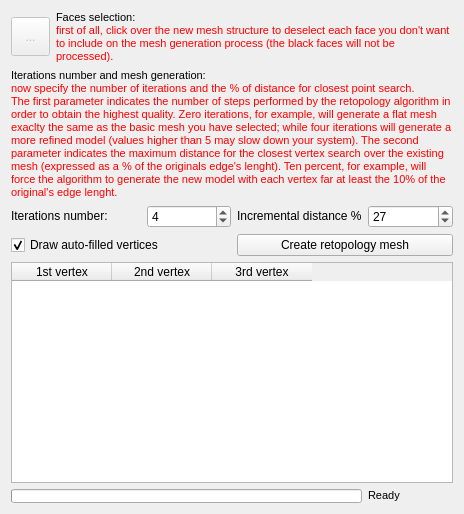
     <widget class="QWidget" name="pageFaceSelect" >
      <property name="geometry" >
       <rect>
        <x>0</x>
        <y>0</y>
        <width>464</width>
        <height>514</height>
       </rect>
      </property>
      <attribute name="label" >
       <string>3 - Mesh generation</string>
      </attribute>
      <layout class="QGridLayout" name="gridLayout" >
       <item row="0" column="0" >
        <widget class="QToolButton" name="ButtonConnectVertex_6" >
         <property name="enabled" >
          <bool>false</bool>
         </property>
         <property name="minimumSize" >
          <size>
           <width>39</width>
           <height>39</height>
          </size>
         </property>
         <property name="toolTip" >
          <string>&lt;!DOCTYPE HTML PUBLIC "-//W3C//DTD HTML 4.0//EN" "http://www.w3.org/TR/REC-html40/strict.dtd">
&lt;html>&lt;head>&lt;meta name="qrichtext" content="1" />&lt;style type="text/css">
p, li { white-space: pre-wrap; }
&lt;/style>&lt;/head>&lt;body style=" font-family:'MS Shell Dlg 2'; font-size:9pt; font-weight:400; font-style:normal;">
&lt;p style=" margin-top:0px; margin-bottom:0px; margin-left:0px; margin-right:0px; -qt-block-indent:0; text-indent:0px; font-size:8pt;">Select a vertex and then edit its position by dragging it over the original mesh&lt;/p>&lt;/body>&lt;/html></string>
         </property>
         <property name="text" >
          <string>...</string>
         </property>
         <property name="icon" >
          <iconset>
           <normaloff>://images/3-Face_Select.png</normaloff>://images/3-Face_Select.png</iconset>
         </property>
         <property name="iconSize" >
          <size>
           <width>24</width>
           <height>24</height>
          </size>
         </property>
         <property name="checked" >
          <bool>false</bool>
         </property>
         <property name="autoExclusive" >
          <bool>true</bool>
         </property>
        </widget>
       </item>
       <item row="0" column="1" colspan="4" >
        <widget class="QLabel" name="label_17" >
         <property name="text" >
          <string>&lt;!DOCTYPE HTML PUBLIC "-//W3C//DTD HTML 4.0//EN" "http://www.w3.org/TR/REC-html40/strict.dtd">
&lt;html>&lt;head>&lt;meta name="qrichtext" content="1" />&lt;style type="text/css">
p, li { white-space: pre-wrap; }
&lt;/style>&lt;/head>&lt;body style=" font-family:'MS Shell Dlg 2'; font-size:9pt; font-weight:400; font-style:normal;">
&lt;p style=" margin-top:0px; margin-bottom:0px; margin-left:0px; margin-right:0px; -qt-block-indent:0; text-indent:0px; font-size:8pt;">&lt;span style=" color:#000000;">Faces selection:&lt;/span>&lt;/p>
&lt;p style=" margin-top:0px; margin-bottom:0px; margin-left:0px; margin-right:0px; -qt-block-indent:0; text-indent:0px; font-size:8pt; color:#ff0000;">first of all, click over the new mesh structure to deselect each face you don't want to include on the mesh generation process (the black faces will not be processed).&lt;/p>&lt;/body>&lt;/html></string>
         </property>
         <property name="wordWrap" >
          <bool>true</bool>
         </property>
        </widget>
       </item>
       <item row="1" column="0" colspan="5" >
        <widget class="QLabel" name="label_18" >
         <property name="text" >
          <string>&lt;!DOCTYPE HTML PUBLIC "-//W3C//DTD HTML 4.0//EN" "http://www.w3.org/TR/REC-html40/strict.dtd">
&lt;html>&lt;head>&lt;meta name="qrichtext" content="1" />&lt;style type="text/css">
p, li { white-space: pre-wrap; }
&lt;/style>&lt;/head>&lt;body style=" font-family:'MS Shell Dlg 2'; font-size:9pt; font-weight:400; font-style:normal;">
&lt;p style=" margin-top:0px; margin-bottom:0px; margin-left:0px; margin-right:0px; -qt-block-indent:0; text-indent:0px; font-size:8pt;">&lt;span style=" color:#000000;">Iterations number and mesh generation:&lt;/span>&lt;/p>
&lt;p style=" margin-top:0px; margin-bottom:0px; margin-left:0px; margin-right:0px; -qt-block-indent:0; text-indent:0px; font-size:8pt; color:#ff0000;">now specify the number of iterations and the % of distance for closest point search. &lt;/p>
&lt;p style=" margin-top:0px; margin-bottom:0px; margin-left:0px; margin-right:0px; -qt-block-indent:0; text-indent:0px; font-size:8pt; color:#ff0000;">The first parameter indicates the number of steps performed by the retopology algorithm in order to obtain the highest quality. Zero iterations, for example, will generate a flat mesh exaclty the same as the basic mesh you have selected; while four iterations will generate a more refined model (values higher than 5 may slow down your system). The second parameter indicates the maximum distance for the closest vertex search over the existing mesh (expressed as a % of the originals edge's lenght). Ten percent, for example, will force the algorithm to generate the new model with each vertex far at least the 10% of the original's edge lenght.&lt;/p>&lt;/body>&lt;/html></string>
         </property>
         <property name="wordWrap" >
          <bool>true</bool>
         </property>
        </widget>
       </item>
       <item row="2" column="0" colspan="2" >
        <widget class="QLabel" name="label_19" >
         <property name="text" >
          <string>&lt;!DOCTYPE HTML PUBLIC "-//W3C//DTD HTML 4.0//EN" "http://www.w3.org/TR/REC-html40/strict.dtd">
&lt;html>&lt;head>&lt;meta name="qrichtext" content="1" />&lt;style type="text/css">
p, li { white-space: pre-wrap; }
&lt;/style>&lt;/head>&lt;body style=" font-family:'MS Shell Dlg 2'; font-size:9pt; font-weight:400; font-style:normal;">
&lt;p style=" margin-top:0px; margin-bottom:0px; margin-left:0px; margin-right:0px; -qt-block-indent:0; text-indent:0px; font-size:8pt;">&lt;span style=" font-size:9pt; color:#000000;">Iterations number:&lt;/span>&lt;/p>&lt;/body>&lt;/html></string>
         </property>
        </widget>
       </item>
       <item row="2" column="2" >
        <widget class="QSpinBox" name="TextEditIterations" >
         <property name="maximum" >
          <number>10</number>
         </property>
         <property name="value" >
          <number>4</number>
         </property>
        </widget>
       </item>
       <item row="2" column="3" >
        <widget class="QLabel" name="label" >
         <property name="text" >
          <string>&lt;!DOCTYPE HTML PUBLIC "-//W3C//DTD HTML 4.0//EN" "http://www.w3.org/TR/REC-html40/strict.dtd">
&lt;html>&lt;head>&lt;meta name="qrichtext" content="1" />&lt;style type="text/css">
p, li { white-space: pre-wrap; }
&lt;/style>&lt;/head>&lt;body style=" font-family:'MS Shell Dlg 2'; font-size:9pt; font-weight:400; font-style:normal;">
&lt;p style=" margin-top:0px; margin-bottom:0px; margin-left:0px; margin-right:0px; -qt-block-indent:0; text-indent:0px;">Incremental distance %&lt;/p>&lt;/body>&lt;/html></string>
         </property>
        </widget>
       </item>
       <item row="2" column="4" >
        <widget class="QSpinBox" name="TextEditIterations_2" >
         <property name="minimum" >
          <number>1</number>
         </property>
         <property name="maximum" >
          <number>100</number>
         </property>
         <property name="value" >
          <number>27</number>
         </property>
        </widget>
       </item>
       <item row="3" column="0" colspan="3" >
        <widget class="QCheckBox" name="checkBox" >
         <property name="text" >
          <string>Draw auto-filled vertices</string>
         </property>
         <property name="checked" >
          <bool>true</bool>
         </property>
        </widget>
       </item>
       <item row="3" column="3" colspan="2" >
        <widget class="QPushButton" name="ButtonMeshCreate" >
         <property name="toolTip" >
          <string>&lt;!DOCTYPE HTML PUBLIC "-//W3C//DTD HTML 4.0//EN" "http://www.w3.org/TR/REC-html40/strict.dtd">
&lt;html>&lt;head>&lt;meta name="qrichtext" content="1" />&lt;style type="text/css">
p, li { white-space: pre-wrap; }
&lt;/style>&lt;/head>&lt;body style=" font-family:'MS Shell Dlg 2'; font-size:9pt; font-weight:400; font-style:normal;">
&lt;p style=" margin-top:0px; margin-bottom:0px; margin-left:0px; margin-right:0px; -qt-block-indent:0; text-indent:0px;">Creates the retpologized mesh as a new document layer&lt;/p>&lt;/body>&lt;/html></string>
         </property>
         <property name="text" >
          <string>Create retopology mesh</string>
         </property>
        </widget>
       </item>
       <item row="4" column="0" colspan="5" >
        <widget class="QTableWidget" name="Ftable" >
         <property name="frameShadow" >
          <enum>QFrame::Plain</enum>
         </property>
         <property name="columnCount" >
          <number>3</number>
         </property>
         <column>
          <property name="text" >
           <string>1st vertex</string>
          </property>
         </column>
         <column>
          <property name="text" >
           <string>2nd vertex</string>
          </property>
         </column>
         <column>
          <property name="text" >
           <string>3rd vertex</string>
          </property>
         </column>
        </widget>
       </item>
       <item row="5" column="0" colspan="4" >
        <widget class="QProgressBar" name="progressBar" >
         <property name="minimumSize" >
          <size>
           <width>0</width>
           <height>14</height>
          </size>
         </property>
         <property name="maximumSize" >
          <size>
           <width>16777215</width>
           <height>14</height>
          </size>
         </property>
         <property name="value" >
          <number>0</number>
         </property>
         <property name="textVisible" >
          <bool>false</bool>
         </property>
        </widget>
       </item>
       <item row="5" column="4" >
        <widget class="QLabel" name="labelStatusDesc" >
         <property name="font" >
          <font>
           <family>MS Shell Dlg 2</family>
           <pointsize>9</pointsize>
           <weight>50</weight>
           <italic>false</italic>
           <bold>false</bold>
           <underline>false</underline>
           <strikeout>false</strikeout>
          </font>
         </property>
         <property name="text" >
          <string>&lt;!DOCTYPE HTML PUBLIC "-//W3C//DTD HTML 4.0//EN" "http://www.w3.org/TR/REC-html40/strict.dtd">
&lt;html>&lt;head>&lt;meta name="qrichtext" content="1" />&lt;style type="text/css">
p, li { white-space: pre-wrap; }
&lt;/style>&lt;/head>&lt;body style=" font-family:'MS Shell Dlg 2'; font-size:9pt; font-weight:400; font-style:normal;">
&lt;p style=" margin-top:0px; margin-bottom:0px; margin-left:0px; margin-right:0px; -qt-block-indent:0; text-indent:0px;">&lt;span style=" font-size:8pt;">Ready&lt;/span>&lt;/p>&lt;/body>&lt;/html></string>
         </property>
        </widget>
       </item>
      </layout>
     </widget>
